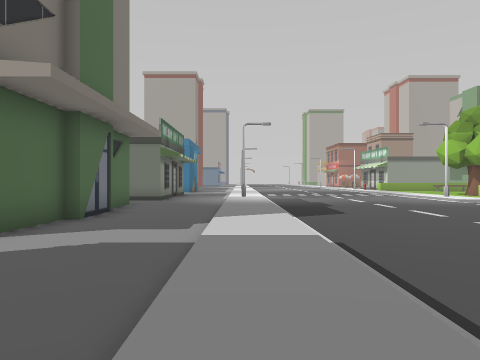
view 1 (above)

24 first-person views from a walk through a scene from a Unity 3-D project. The camera is 1.4 m above the floor, looks level and sees 70° across. The floor is counted in squares, 2 m on a side. Each view is taken from the middle of a square. On the plan, view 1 faces up. The plan holds only what a view shows up to about 11 squares ahead; the rest is blank. The place goes on beyond the plan. The player is left out.

view 2
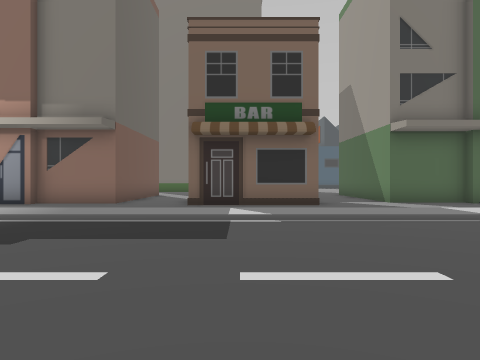

view 3
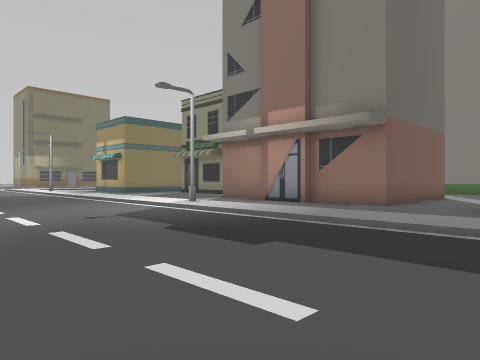

view 4
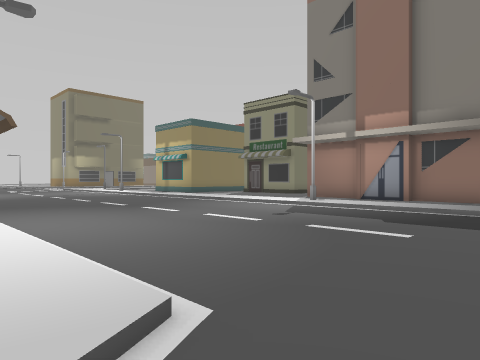

view 5
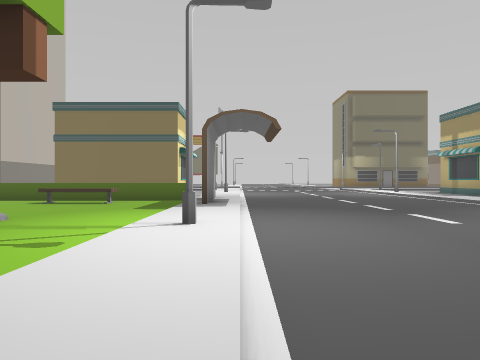

view 6
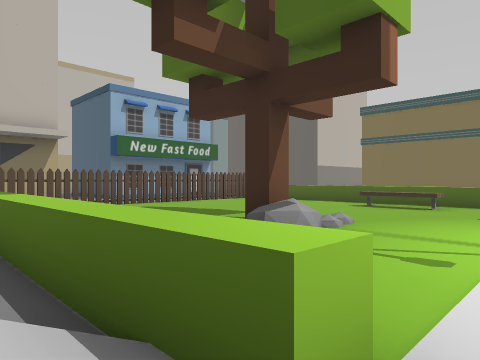

view 7
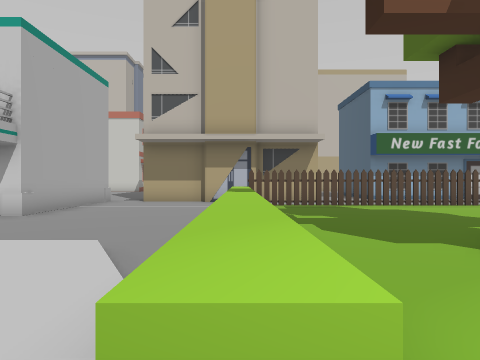

view 8
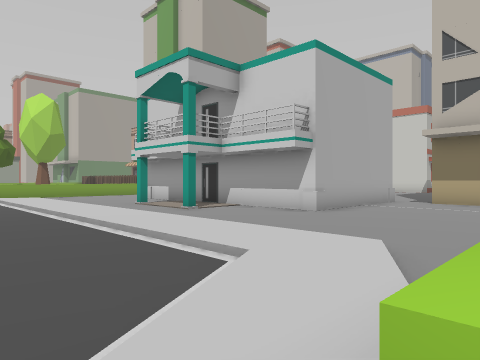

view 9
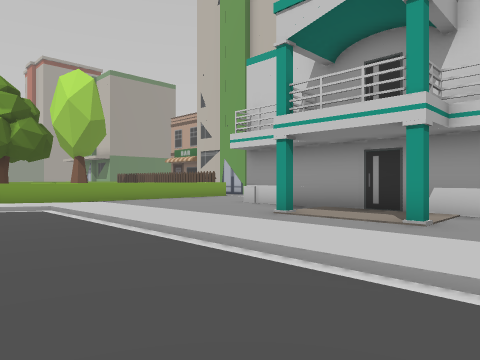

view 10
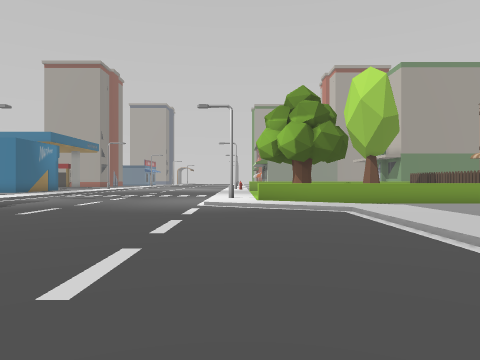

view 11
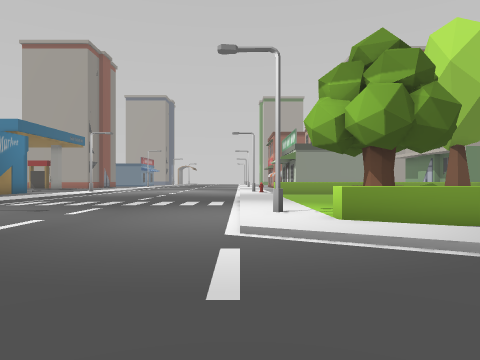

view 12
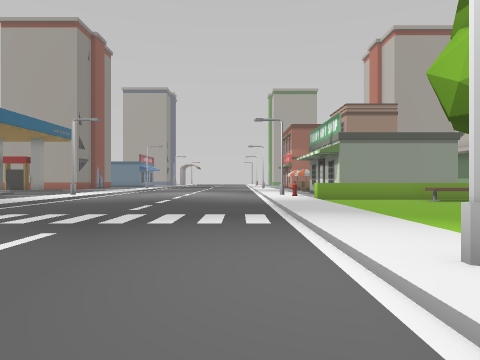

view 13
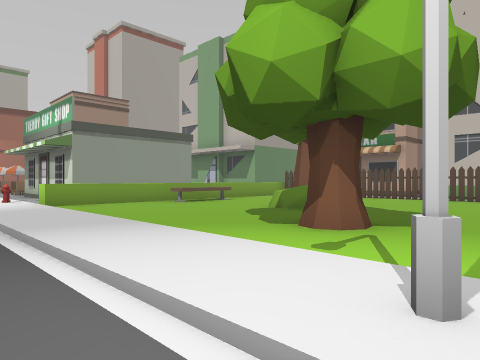

view 14
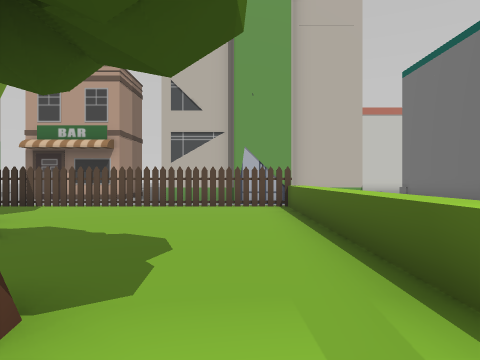

view 15
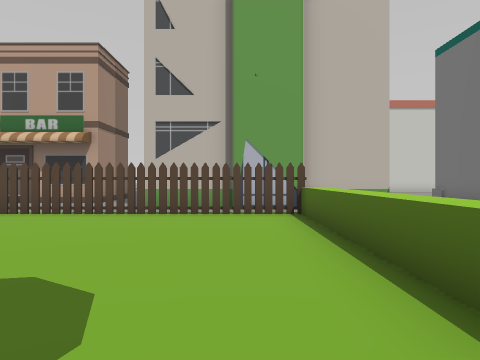

view 16
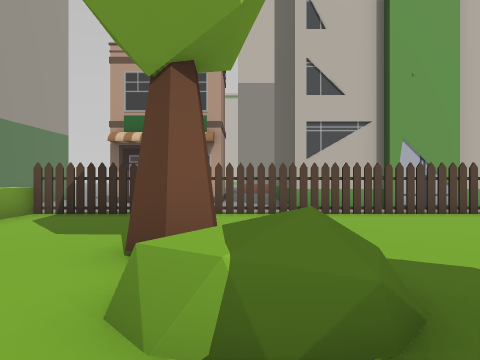

view 17
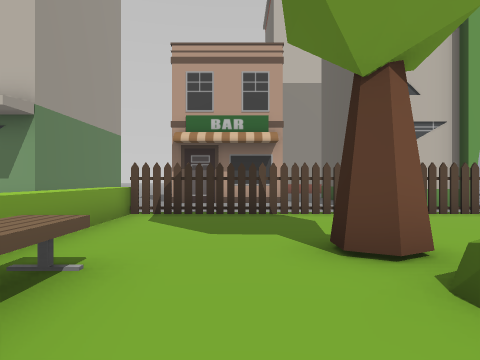

view 18
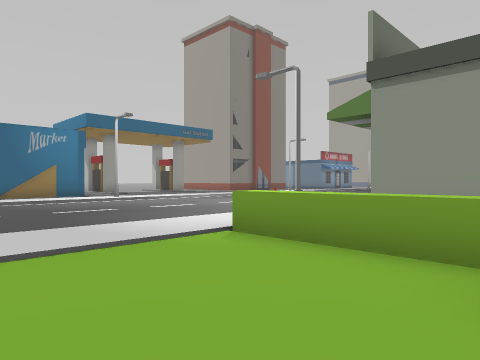

view 19
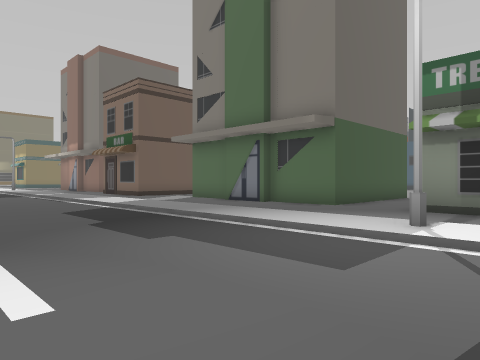

view 20
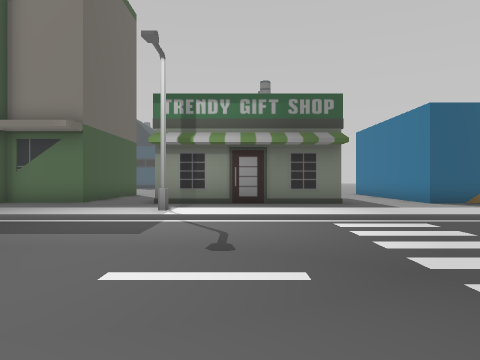

view 21
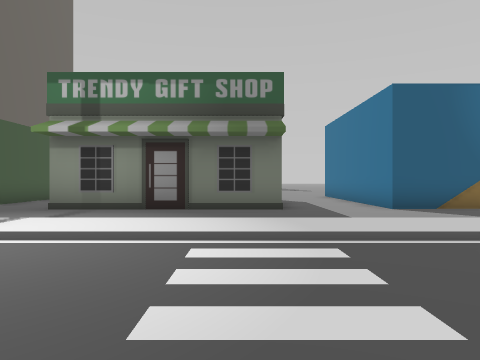

view 22
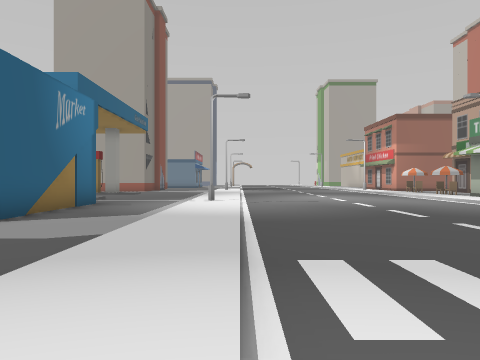

view 23
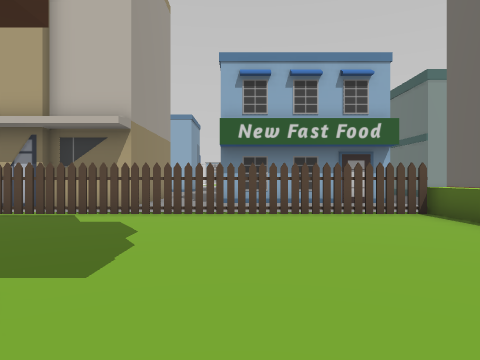

view 24
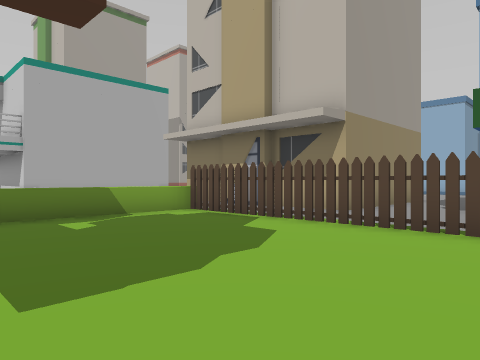

### Floor plan
Key: @ floor where view 1 was taken; # wall or solid block; . main floor; : floor 0.25 m higher than the main floor; + floor 0.5 m higher than the main floor; / step, stairs or slope; ^ raised ledge; B building; S streetlight; T tree; E bench; F fence; R rock; U bush; O other object.
Columns run from 5 left of view 1 to 24 right of it. Each row starts with its distance up from view 1.
 27   ...:/....../
 26   #..S/....../S.#        BBBB
 25   #..:/...... O.##
 24   #..:/....../:^^^   ^^^^
 23   #..:/....../::::EEE:::F.
 22 ###..:/....../::::EE::::F.
 21 .....:/....../::::::::::F. .
 20 .....:/....../::::::#:::F. .
 19   #..:/....../:::::U#:::F. .
 18   #..:/....../:::::U::::F. .
 17   #..:/....../::TT::::::F.BBB
 16   #..:/....../::T:::::::F.B
 15   #..:/....../::::::::::F.B
 14   #..S/....../S^::::::::F.B
 13 .....:/....../:^^^^^^^^^^ B
 12 .....:/......./::/...     B
 11 BB...:/........./:/...    B
 10  B...:/..........:/...
  9  B...:/..........:/...######
  8  B...:/..........:/...#
  7  B...:/..........:/.#.#
  6  B...:/...  .....:/...#
  5  B...:/...  .....:/...#
  4  ....:/..    ....:/.#.#
  3  ....:/..     ...:/...#
  2   #..:/....   ...:/...#
  1   #. :/.....   ..:/...####
  0   #. @/......  ..:/........
 -1   #. :/.....  ...:/........B
 -2 .... :/........./:/........B
 -3 .... :/......./::/........ B
 -4 BBB. :/....../:^^^^^^^^^F  B
 -5   B. :/....../::::::::::F. B
 -6   B. :/....../::::::::::F..B
 -7   B. :/....../:::R::::::F..BBB
 -8      S/....../S::+T:::::F.....
 -9      :/....../::::::::::F.....
-10       /....../::::::::::F. .B
-11       /....../::::::::::F. .B
-12        ....../O:::::::::F. .B
-13       /....../O::EE:::::F. .B
-14       /....../O^^^^^^^^^F. .B

Positions as (right, up) in squares from view 1, and headings:
1: (0, 0), facing up
2: (7, 0), facing left
3: (6, 0), facing down-left
4: (9, -2), facing down-left
5: (8, -3), facing down
6: (9, -3), facing down-right
7: (9, -4), facing right
8: (9, -4), facing up-right
9: (9, 2), facing up-right
10: (9, 3), facing up
11: (8, 8), facing up
12: (7, 12), facing up
13: (7, 14), facing up-right
14: (10, 15), facing right
15: (12, 15), facing right
16: (12, 19), facing right
17: (12, 21), facing right
18: (13, 20), facing up-left
19: (5, 16), facing down-left
20: (7, 16), facing left
21: (5, 18), facing left
22: (1, 16), facing up
23: (12, -10), facing right
24: (14, -11), facing up-right
